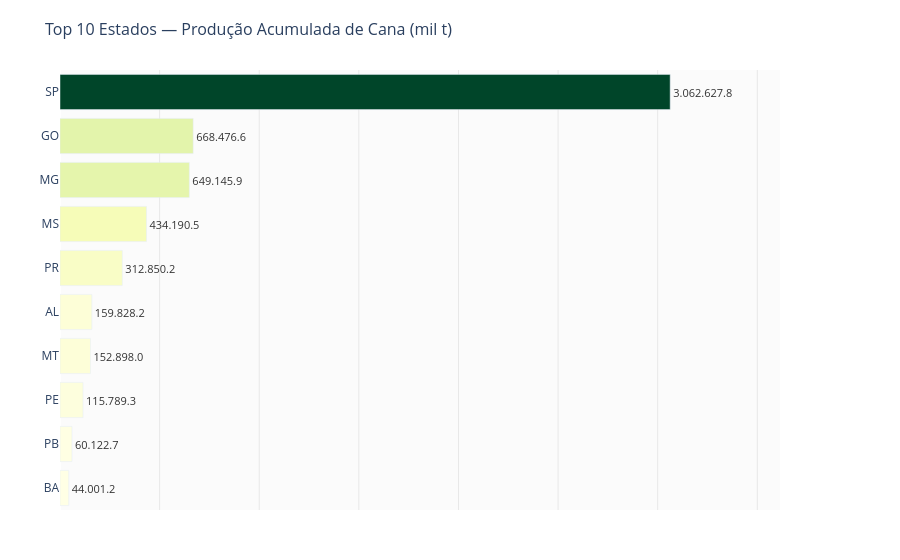

Here is the notebook cell this chart was saved with:
### Markdown cell above
## 2. Top 10 estados produtores

### Code cell
top10 = df.groupby('uf')['producao_mil_t'].sum().nlargest(10).reset_index()
top10_sorted = top10.sort_values('producao_mil_t')

fig = px.bar(
    top10_sorted,
    x='producao_mil_t',
    y='uf',
    orientation='h',
    title='Top 10 Estados — Produção Acumulada de Cana (mil t)',
    labels={'uf': 'Estado', 'producao_mil_t': 'Produção acumulada (mil t)'},
    color='producao_mil_t',
    color_continuous_scale='YlGn',
    text=top10_sorted['producao_mil_t'].apply(lambda x: f'{x:,.1f}'.replace(',', '.')),
)

fig.update_traces(
    textposition='outside',
    textfont=dict(size=11, color='#333'),
    cliponaxis=False,
)

fig.update_layout(
    showlegend=False,
    coloraxis_showscale=False,
    plot_bgcolor='rgba(240,240,240,0.3)',
    paper_bgcolor='white',
    title=dict(font=dict(size=16)),
    margin=dict(t=70, b=50, l=60, r=120),  # margem direita para rótulos externos
    xaxis=dict(
        showgrid=True,
        gridcolor='rgba(0,0,0,0.08)',
        showticklabels=False,  # rótulos nas barras tornam o eixo X redundante
        title=None,
    ),
    yaxis=dict(showgrid=False, title=None, tickfont=dict(size=12)),
)

fig.update_xaxes(range=[0, top10_sorted['producao_mil_t'].max() * 1.18])

fig.show()
fig.write_image('../reports/figures/02_top10_estados.png', width=1000, height=500, scale=2)

### Figure 1 — Plotly figure (JSON) as saved in the notebook; plotly's stock layout.template omitted (floating-point values rounded to 4 significant figures)
{"data": [{"cliponaxis": false, "hovertemplate": "Produção acumulada (mil t)=%{marker.color}<br>Estado=%{y}<br>text=%{text}<extra></extra>", "legendgroup": "", "marker": {"color": [44000.0, 60120.0, 115800.0, 152900.0, 159800.0, 312900.0, 434200.0, 649100.0, 668500.0, 3063000.0], "coloraxis": "coloraxis", "pattern": {"shape": ""}}, "name": "", "orientation": "h", "showlegend": false, "text": ["44.001.2", "60.122.7", "115.789.3", "152.898.0", "159.828.2", "312.850.2", "434.190.5", "649.145.9", "668.476.6", "3.062.627.8"], "textfont": {"color": "#333", "size": 11}, "textposition": "outside", "type": "bar", "x": [44000.0, 60120.0, 115800.0, 152900.0, 159800.0, 312900.0, 434200.0, 649100.0, 668500.0, 3063000.0], "xaxis": "x", "y": ["BA", "PB", "PE", "MT", "AL", "PR", "MS", "MG", "GO", "SP"], "yaxis": "y"}], "layout": {"barmode": "relative", "coloraxis": {"colorbar": {"title": {"text": "Produção acumulada (mil t)"}}, "colorscale": [[0, "rgb(255,255,229)"], [0.125, "rgb(247,252,185)"], [0.25, "rgb(217,240,163)"], [0.375, "rgb(173,221,142)"], [0.5, "rgb(120,198,121)"], [0.625, "rgb(65,171,93)"], [0.75, "rgb(35,132,67)"], [0.875, "rgb(0,104,55)"], [1, "rgb(0,69,41)"]], "showscale": false}, "legend": {"tracegroupgap": 0}, "margin": {"b": 50, "l": 60, "r": 120, "t": 70}, "paper_bgcolor": "white", "plot_bgcolor": "rgba(240,240,240,0.3)", "showlegend": false, "title": {"font": {"size": 16}, "text": "Top 10 Estados — Produção Acumulada de Cana (mil t)"}, "xaxis": {"anchor": "y", "domain": [0, 1], "gridcolor": "rgba(0,0,0,0.08)", "range": [0, 3614000.0], "showgrid": true, "showticklabels": false, "title": {}}, "yaxis": {"anchor": "x", "domain": [0, 1], "showgrid": false, "tickfont": {"size": 12}, "title": {}}}}
